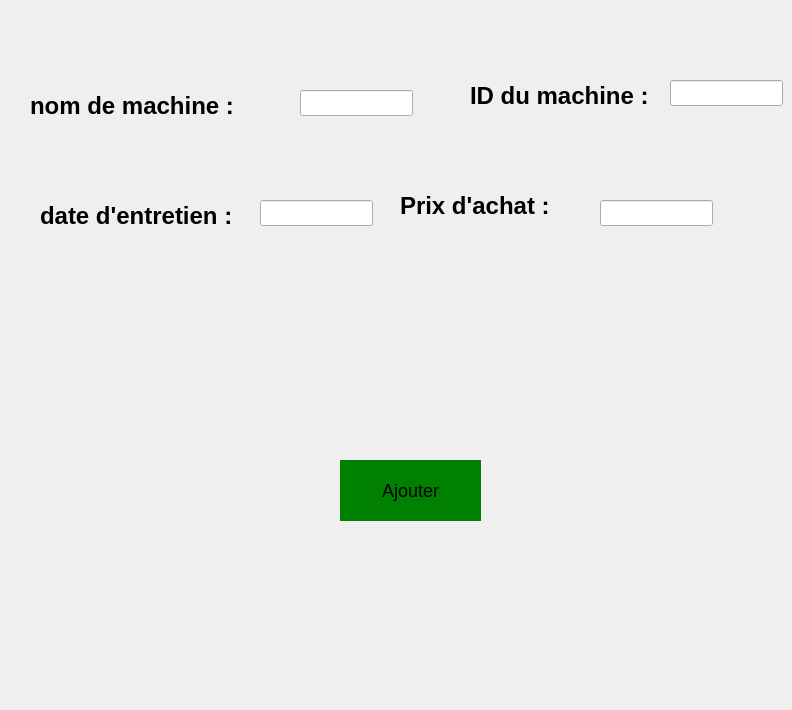
      <widget class="QWidget" name="tab_74">
       <attribute name="icon">
        <iconset>
         <normaloff>:/images/add.png</normaloff>:/images/add.png</iconset>
       </attribute>
       <attribute name="title">
        <string>Ajouter</string>
       </attribute>
       <widget class="QLabel" name="label_318">
        <property name="geometry">
         <rect>
          <x>30</x>
          <y>80</y>
          <width>241</width>
          <height>51</height>
         </rect>
        </property>
        <property name="styleSheet">
         <string notr="true">QLabel {
    font-family: 'Arial';    /* You can change this to any preferred font */
    font-size: 24px;         /* Adjust this value for the desired text size */
    color: #000000;          /* Dark color code */
    font-weight: bold;       /* Makes the text bold */
}
</string>
        </property>
        <property name="text">
         <string>nom de machine :</string>
        </property>
       </widget>
       <widget class="QLineEdit" name="lineEdit_96">
        <property name="geometry">
         <rect>
          <x>300</x>
          <y>90</y>
          <width>113</width>
          <height>26</height>
         </rect>
        </property>
       </widget>
       <widget class="QLabel" name="label_319">
        <property name="geometry">
         <rect>
          <x>470</x>
          <y>70</y>
          <width>221</width>
          <height>51</height>
         </rect>
        </property>
        <property name="styleSheet">
         <string notr="true">QLabel {
    font-family: 'Arial';    /* You can change this to any preferred font */
    font-size: 24px;         /* Adjust this value for the desired text size */
    color: #000000;          /* Dark color code */
    font-weight: bold;       /* Makes the text bold */
}
</string>
        </property>
        <property name="text">
         <string>ID du machine :</string>
        </property>
       </widget>
       <widget class="QLineEdit" name="lineEdit_97">
        <property name="geometry">
         <rect>
          <x>670</x>
          <y>80</y>
          <width>113</width>
          <height>26</height>
         </rect>
        </property>
       </widget>
       <widget class="QLabel" name="label_320">
        <property name="geometry">
         <rect>
          <x>40</x>
          <y>190</y>
          <width>221</width>
          <height>51</height>
         </rect>
        </property>
        <property name="styleSheet">
         <string notr="true">QLabel {
    font-family: 'Arial';    /* You can change this to any preferred font */
    font-size: 24px;         /* Adjust this value for the desired text size */
    color: #000000;          /* Dark color code */
    font-weight: bold;       /* Makes the text bold */
}
</string>
        </property>
        <property name="text">
         <string>date d'entretien :</string>
        </property>
       </widget>
       <widget class="QLineEdit" name="lineEdit_98">
        <property name="geometry">
         <rect>
          <x>260</x>
          <y>200</y>
          <width>113</width>
          <height>26</height>
         </rect>
        </property>
       </widget>
       <widget class="QLabel" name="label_321">
        <property name="geometry">
         <rect>
          <x>400</x>
          <y>180</y>
          <width>221</width>
          <height>51</height>
         </rect>
        </property>
        <property name="styleSheet">
         <string notr="true">QLabel {
    font-family: 'Arial';    /* You can change this to any preferred font */
    font-size: 24px;         /* Adjust this value for the desired text size */
    color: #000000;          /* Dark color code */
    font-weight: bold;       /* Makes the text bold */
}
</string>
        </property>
        <property name="text">
         <string>Prix d'achat :</string>
        </property>
       </widget>
       <widget class="QLineEdit" name="lineEdit_99">
        <property name="geometry">
         <rect>
          <x>600</x>
          <y>200</y>
          <width>113</width>
          <height>26</height>
         </rect>
        </property>
       </widget>
       <widget class="QLabel" name="label_322">
        <property name="geometry">
         <rect>
          <x>-20</x>
          <y>530</y>
          <width>221</width>
          <height>171</height>
         </rect>
        </property>
        <property name="text">
         <string/>
        </property>
        <property name="pixmap">
         <pixmap>:/images/Shinny__7_-removebg-preview.png</pixmap>
        </property>
        <property name="scaledContents">
         <bool>true</bool>
        </property>
       </widget>
       <widget class="QPushButton" name="pushButton_71">
        <property name="geometry">
         <rect>
          <x>340</x>
          <y>460</y>
          <width>141</width>
          <height>61</height>
         </rect>
        </property>
        <property name="styleSheet">
         <string notr="true">QPushButton {
    color: #000000;          /* Text color: deep black */
    font-size: 18px;         /* Text size: slightly bigger */
    background-color: green; /* Button background color */
    border: none;            /* Optional: Remove the border */
    padding: 10px;           /* Optional: Add padding for a better look */
}

QPushButton:hover {
    background-color: darkgreen; /* Optional: Change background color on hover */
}

QPushButton:pressed {
    background-color: lightgreen; /* Optional: Change background color on press */
}
</string>
        </property>
        <property name="text">
         <string>Ajouter</string>
        </property>
       </widget>
      </widget>
